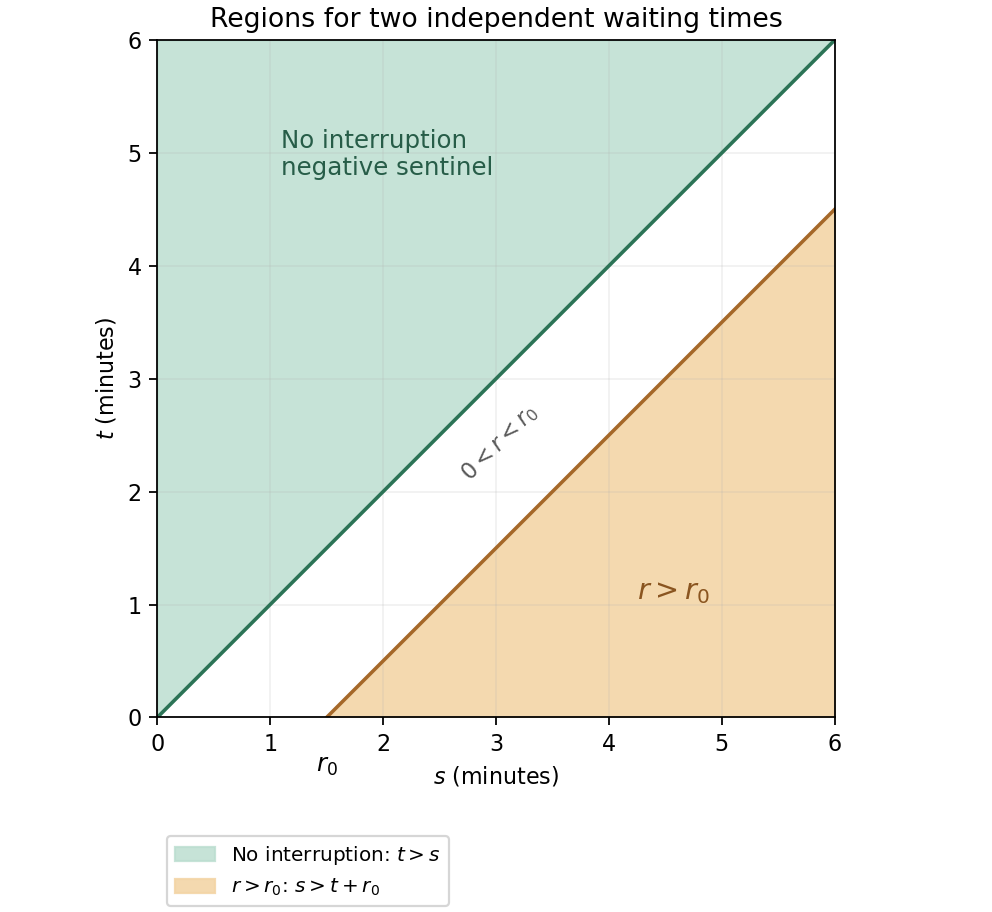

Source code (Python):
"""Original mathematical illustration; write the PNG basename to the cwd.

Tested with Python 3.14.4, NumPy 2.3.5 and Matplotlib 3.10.7.
"""
from pathlib import Path
import matplotlib
matplotlib.use("Agg")
import matplotlib.pyplot as plt
import numpy as np

def main():
    fig,ax=plt.subplots(figsize=(6.2,5.7),layout="constrained",facecolor="white")
    s=np.linspace(0,6,601)
    r0=1.5
    ax.fill_between(s,s,6,color="#bcded1",alpha=.85,label="No interruption: $t>s$")
    use=s>=r0
    ax.fill_between(s[use],0,s[use]-r0,color="#f3d5a7",alpha=.9,label=r"$r>r_0$: $s>t+r_0$")
    ax.plot(s,s,color="#2c7356",lw=1.6)
    ax.plot(s[use],s[use]-r0,color="#a56829",lw=1.6)
    ax.text(1.1,4.8,"No interruption\nnegative sentinel",color="#275d48",fontsize=11)
    ax.text(4.25,1.05,r"$r>r_0$",color="#8a5520",fontsize=13)
    ax.text(2.65,2.1,r"$0<r<r_0$",rotation=45,color=".35",fontsize=10)
    ax.annotate(r"$r_0$",(r0,0),(r0,-.48),ha="center",fontsize=11)
    ax.set(xlim=(0,6),ylim=(0,6),xlabel="$s$ (minutes)",ylabel="$t$ (minutes)",title="Regions for two independent waiting times")
    ax.set_aspect("equal")
    ax.grid(alpha=.18)
    ax.legend(loc="upper left",bbox_to_anchor=(0,-.16),fontsize=9)
    fig.savefig(Path(__file__).with_suffix(".png").name,dpi=160,facecolor="white")
    plt.close(fig)


if __name__ == "__main__":
    main()
